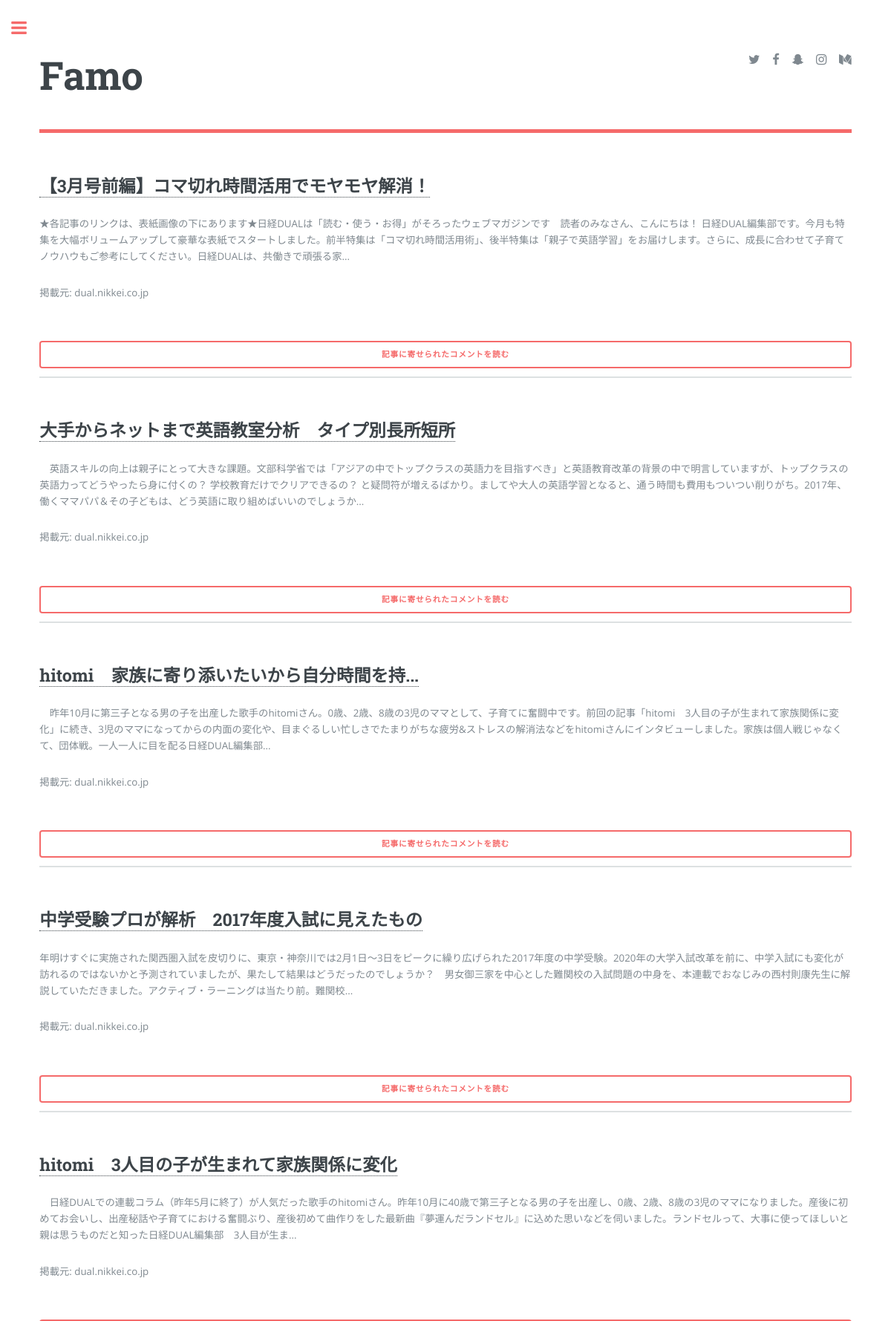
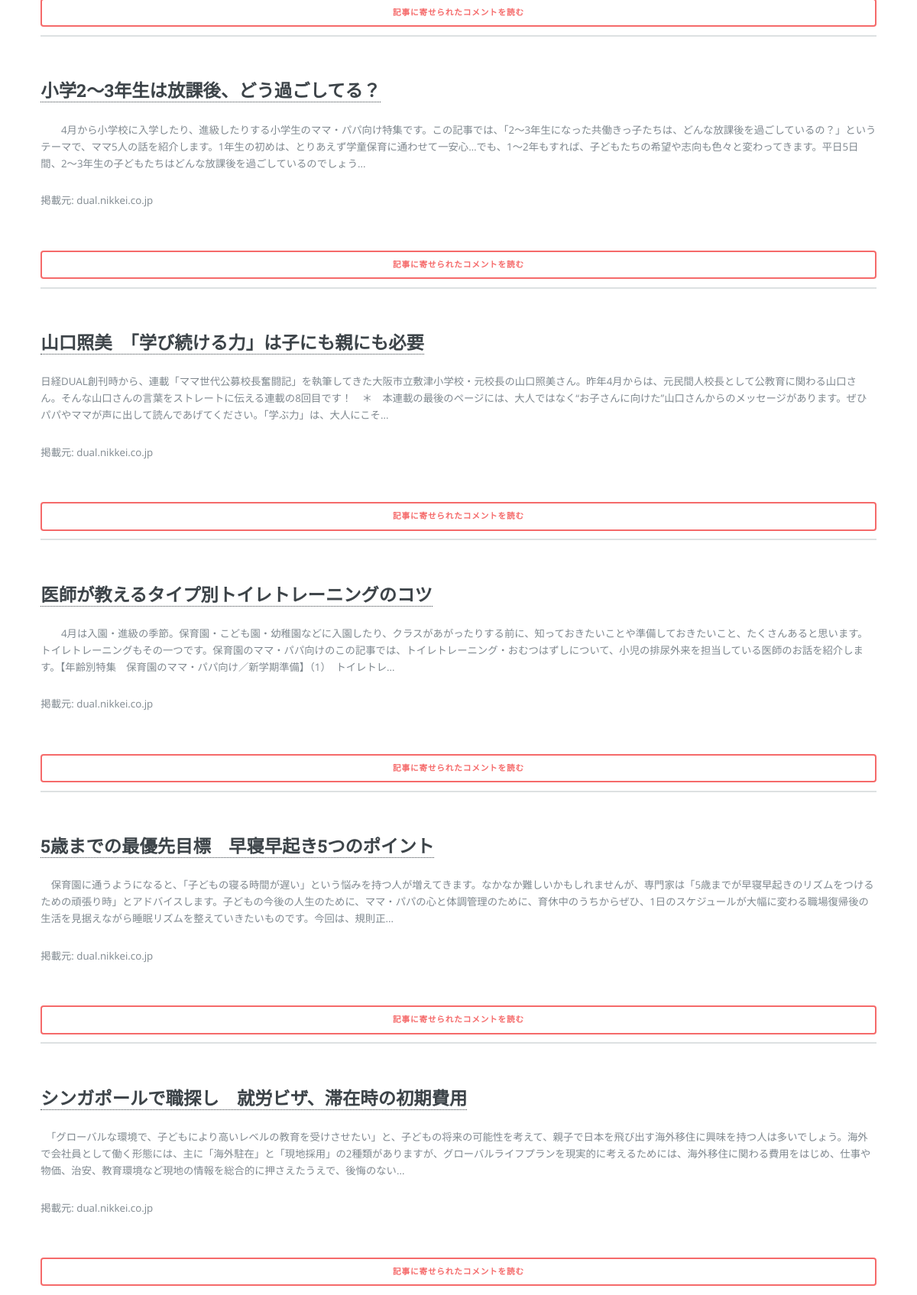
The page /articles/popular/ on the database as committed earlier (2 pictures, top to bottom).
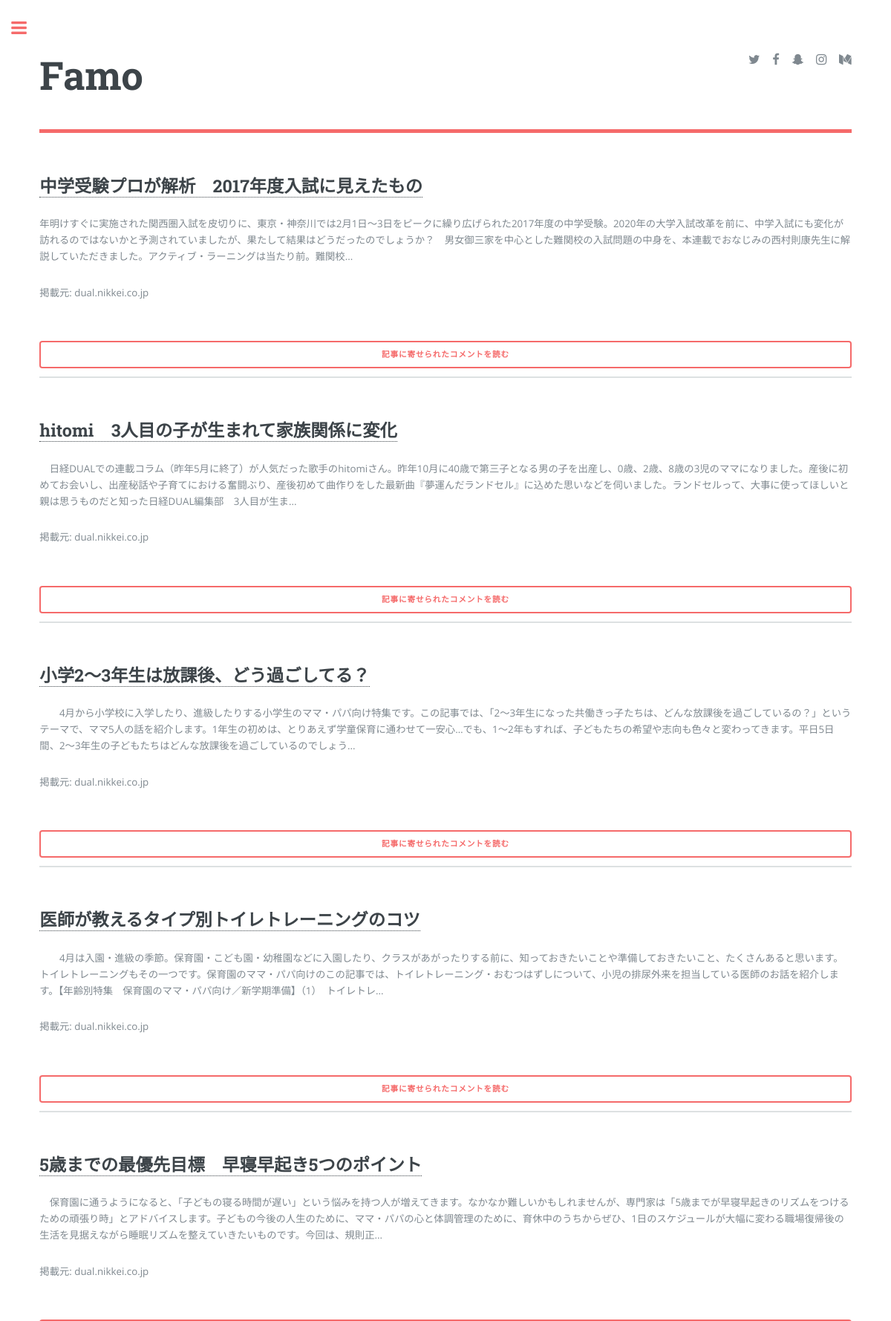
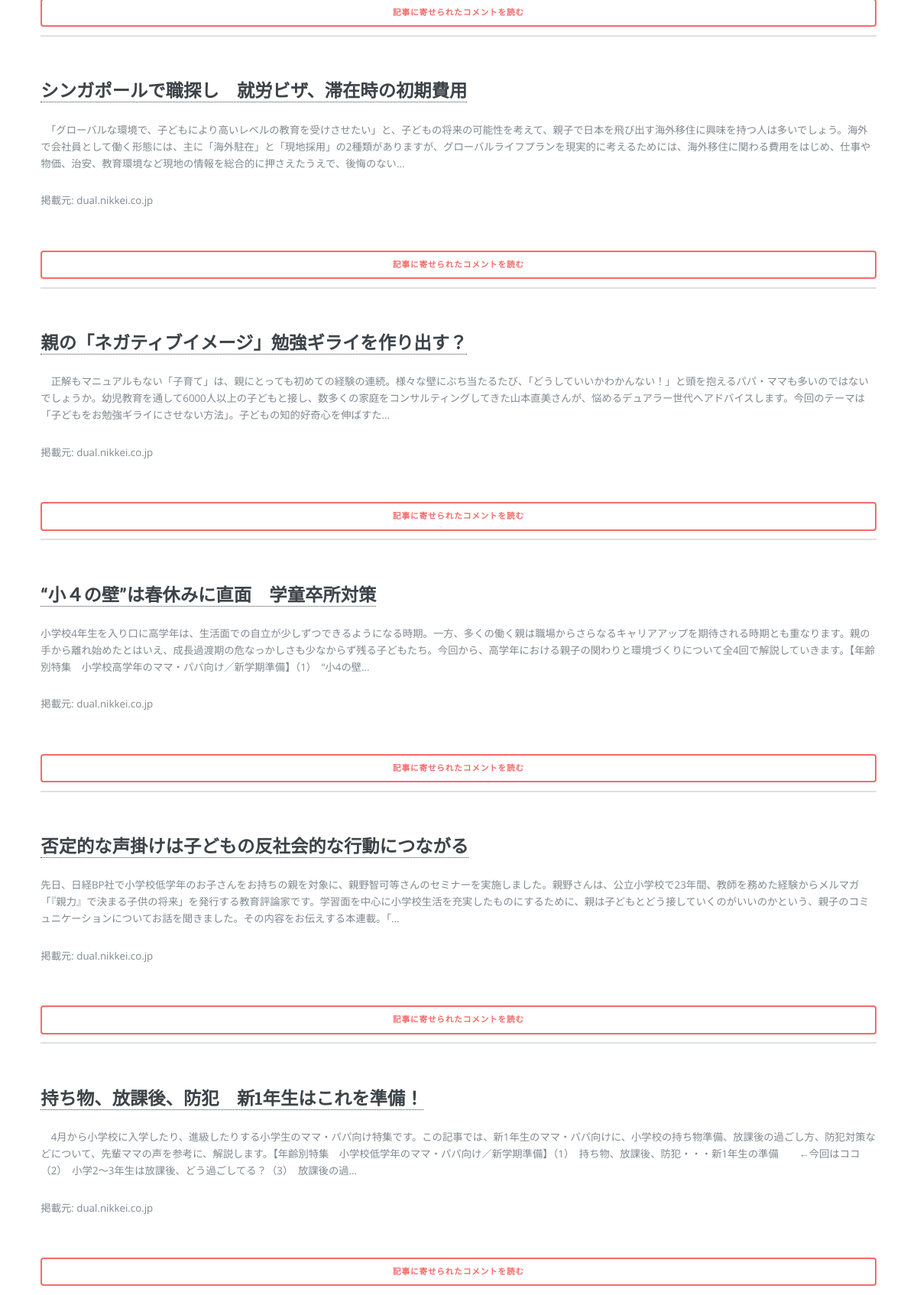
The same page on the database as committed later (2 pictures, top to bottom).
### articles/models.py (models this page shows, shortened)
class Article(models.Model):
    def get_domain(self):
        return self.url.split('/')[0]
    title = models.CharField(default='', max_length=100)
    url = models.URLField(default='')
    preface = models.CharField(default='', max_length=300)
    img_url = models.URLField(null=True)
    hits = models.IntegerField(default=0)
    registered_date = models.DateTimeField(auto_now=True)

### articles/views.py (the view)
def popular(request):
    return render(request, 'articles/popular.html')

### articles/templatetags/articles_extras.py (called while the page is built)
@register.filter
def popular_articles(self, num, category=None):
    if category:
        return Article.objects.order_by('hits')[:num] # filter by categories.
    else:
        return Article.objects.order_by('hits')[:num]

@register.filter
def complete_url(url):
    return ''.join(['http://', url])

@register.inclusion_tag('articles/article_node.html')
def article_node(article):
    return {'article': article}

@register.inclusion_tag('articles/article_detail_button.html')
def article_detail_button(article):
    return {'article': article}

### commons/templatetags/commons_extras.py (called while the page is built)
@register.filter
def get_categories(num=30):
    return Category.objects.order_by('name')[:num]

### counsel/models.py (called while the page is built)
    def __str__(self):
        return self.name

### articles/templates/articles/popular.html
{% extends 'commons/base.html' %}
{% load articles_extras %}
{% block content %}
  {% for article in ''|popular_articles:10 %}
    {% article_node article %}
    {% article_detail_button article %}
  {% endfor %}
{% endblock content %}

### articles/templates/articles/article_node.html
{% load static %}
{% load articles_extras %}
<section id="article_{{ article.id }}">
  <h2><a href="{{ article.url|complete_url }}">{{ article.title }}</a></h2>
  <p>{{ article.preface }}<p>
  <p>掲載元: {{ article.get_domain }}</p>
</section>

### articles/templates/articles/article_detail_button.html
{% load articles_extras %}
<a href="{% url 'articles:detail' article.id %}" class="button fit">記事に寄せられたコメントを読む</a>

Rows that differ between the two databases and show on the page:
no longer on this page (row edited): Article: title "【3月号前編】コマ切れ時間活用でモヤモヤ解消！", preface "★各記事のリンクは、表紙画像の下にあります★日経DUALは「読む・使う・お得」がそろったウェブマガジンです 読者のみなさん、こんにちは！ 日経DUAL編集部です。今月も特集を大幅ボリュームアップして豪華な表紙でスタートしました。前半特集は「コマ切れ時間活用術」、後半特集は「親子で英語学習」をお届けします。さらに、成長に合わせて子育てノウハウもご参考にしてください。日経DUALは、共働きで頑張る家...", get_domain "dual.nikkei.co.jp"
no longer on this page (row edited): Article: title "大手からネットまで英語教室分析 タイプ別長所短所", preface "英語スキルの向上は親子にとって大きな課題。文部科学省では「アジアの中でトップクラスの英語力を目指すべき」と英語教育改革の背景の中で明言していますが、トップクラスの英語力ってどうやったら身に付くの？ 学校教育だけでクリアできるの？ と疑問符が増えるばかり。ましてや大人の英語学習となると、通う時間も費用もついつい削りがち。2017年、働くママパパ＆その子どもは、どう英語に取り組めばいいのでしょうか...", get_domain "dual.nikkei.co.jp"
no longer on this page (row edited): Article: title "hitomi 家族に寄り添いたいから自分時間を持...", preface "昨年10月に第三子となる男の子を出産した歌手のhitomiさん。0歳、2歳、8歳の3児のママとして、子育てに奮闘中です。前回の記事「hitomi 3人目の子が生まれて家族関係に変化」に続き、3児のママになってからの内面の変化や、目まぐるしい忙しさでたまりがちな疲労&ストレスの解消法などをhitomiさんにインタビューしました。家族は個人戦じゃなくて、団体戦。一人一人に目を配る日経DUAL編集部...", get_domain "dual.nikkei.co.jp"
no longer on this page (row edited): Article: title "山口照美 「学び続ける力」は子にも親にも必要", preface "日経DUAL創刊時から、連載「ママ世代公募校長奮闘記」を執筆してきた大阪市立敷津小学校・元校長の山口照美さん。昨年4月からは、元民間人校長として公教育に関わる山口さん。そんな山口さんの言葉をストレートに伝える連載の8回目です！ ＊ 本連載の最後のページには、大人ではなく“お子さんに向けた”山口さんからのメッセージがあります。ぜひパパやママが声に出して読んであげてください。「学ぶ力」は、大人にこそ...", get_domain "dual.nikkei.co.jp"
now on this page (row unchanged): Article: title "親の「ネガティブイメージ」勉強ギライを作り出す？", preface "正解もマニュアルもない「子育て」は、親にとっても初めての経験の連続。様々な壁にぶち当たるたび、「どうしていいかわかんない！」と頭を抱えるパパ・ママも多いのではないでしょうか。幼児教育を通して6000人以上の子どもと接し、数多くの家庭をコンサルティングしてきた山本直美さんが、悩めるデュアラー世代へアドバイスします。今回のテーマは「子どもをお勉強ギライにさせない方法」。子どもの知的好奇心を伸ばすた...", get_domain "dual.nikkei.co.jp"
now on this page (row unchanged): Article: title "“小４の壁”は春休みに直面 学童卒所対策", preface "小学校4年生を入り口に高学年は、生活面での自立が少しずつできるようになる時期。一方、多くの働く親は職場からさらなるキャリアアップを期待される時期とも重なります。親の手から離れ始めたとはいえ、成長過渡期の危なっかしさも少なからず残る子どもたち。今回から、高学年における親子の関わりと環境づくりについて全4回で解説していきます。【年齢別特集 小学校高学年のママ・パパ向け／新学期準備】（1） “小4の壁...", get_domain "dual.nikkei.co.jp"
now on this page (row unchanged): Article: title "否定的な声掛けは子どもの反社会的な行動につながる", preface "先日、日経BP社で小学校低学年のお子さんをお持ちの親を対象に、親野智可等さんのセミナーを実施しました。親野さんは、公立小学校で23年間、教師を務めた経験からメルマガ「『親力』で決まる子供の将来」を発行する教育評論家です。学習面を中心に小学校生活を充実したものにするために、親は子どもとどう接していくのがいいのかという、親子のコミュニケーションについてお話を聞きました。その内容をお伝えする本連載。「...", get_domain "dual.nikkei.co.jp"
now on this page (row unchanged): Article: title "持ち物、放課後、防犯 新1年生はこれを準備！", preface "4月から小学校に入学したり、進級したりする小学生のママ・パパ向け特集です。この記事では、新1年生のママ・パパ向けに、小学校の持ち物準備、放課後の過ごし方、防犯対策などについて、先輩ママの声を参考に、解説します。【年齢別特集 小学校低学年のママ・パパ向け／新学期準備】（1） 持ち物、放課後、防犯・・・新1年生の準備 ←今回はココ（2） 小学2～3年生は放課後、どう過ごしてる？（3） 放課後の過...", get_domain "dual.nikkei.co.jp"
